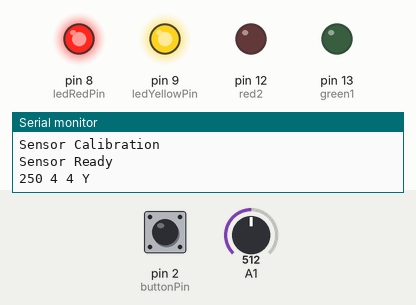
Bench run of a sketch on a simulated Arduino Uno, built with avr-gcc and run on an emulated ATmega328P. Shown: output pins drawn as LEDs (lit = HIGH), the last lines printed to the serial monitor. Dashed ring = blinking. Inputs (shaded band) come from the test bench; at power-on: A1 = 512, pin 2 (buttonPin) HIGH.

Above: at 3.2 s.
3.3 s: A1 set to 87
At 4.95 s:
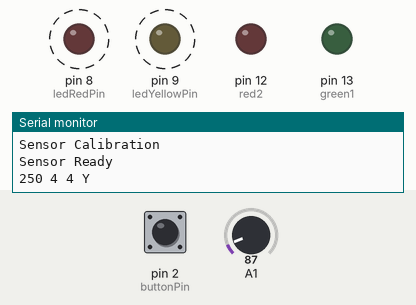
6.9 s: A1 set to 76
At 7.7 s:
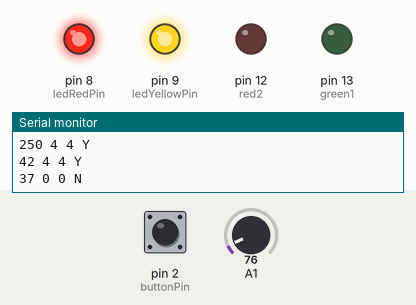
11.1 s: A1 set to 30
At 11.75 s:
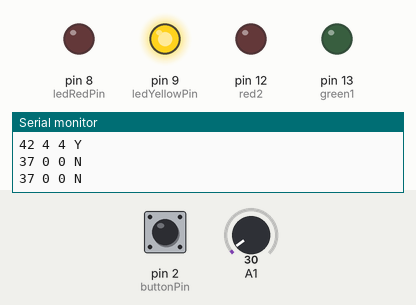
Timing chart, 0 to 21.8 s (numbered marks = the images above; inputs shaded):
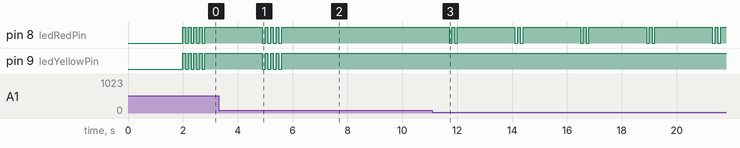

The sketch:

sketch_apr10a.ino
```cpp
const int ledRedPin = 8;     // the number of the pushbutton pin
const int ledYellowPin =  9;      // the number of the LED pin
const int buttonPin = 2;
const int red2 = 12;
const int pir = 11;
const int green1 = 13;
volatile int which = 0;
void setup() {
  // put your setup code here, to run once

  // initialize the LED pin as an output:
  pinMode(ledRedPin, OUTPUT);
  pinMode(ledYellowPin, OUTPUT);
  pinMode(red2,OUTPUT);
  pinMode(green1,OUTPUT);
  pinMode(buttonPin,INPUT);digitalWrite(buttonPin,HIGH);
  digitalWrite(ledRedPin,LOW);
  digitalWrite(ledYellowPin,LOW);

  Serial.begin(9600);

  Serial.println("Sensor Calibration");
  delay(1000);
  Serial.println("Sensor Ready");
  delay(1000);
  attachInterrupt(0,ledISR,FALLING);
}

void loop() {
  // put your main code here, to run repeatedly:
  unsigned long int tempValue = analogRead(A1);

  unsigned long int voltPin = tempValue*(double)(5000.0/1024.0);
  unsigned long int temp = (double)voltPin/10.0;
  //Serial.println(temp);
  int cr = 0,cy = 0;  //count number of blinks
  int y = 0;
  if(temp<30){
  digitalWrite(ledRedPin,HIGH);
  delay(100);
  digitalWrite(ledRedPin,LOW);
  delay(100);
  digitalWrite(ledRedPin,HIGH);
  delay(100);
  digitalWrite(ledRedPin,LOW);
  delay(100);
  digitalWrite(ledRedPin,HIGH);
  cr+=2;
  }
  else if(temp >30 && temp >40){

  digitalWrite(ledRedPin,HIGH);digitalWrite(ledYellowPin,HIGH);
  delay(100);
  digitalWrite(ledRedPin,LOW);digitalWrite(ledYellowPin,LOW);
  delay(100);
  digitalWrite(ledRedPin,HIGH);digitalWrite(ledYellowPin,HIGH);
  delay(100);
  digitalWrite(ledRedPin,LOW);digitalWrite(ledYellowPin,LOW);
  delay(100);
  digitalWrite(ledRedPin,HIGH);digitalWrite(ledYellowPin,HIGH);
  delay(100);
  digitalWrite(ledRedPin,LOW);digitalWrite(ledYellowPin,LOW);
  delay(100);
  digitalWrite(ledRedPin,HIGH);digitalWrite(ledYellowPin,HIGH);
  delay(100);
  digitalWrite(ledRedPin,LOW);digitalWrite(ledYellowPin,LOW);
  delay(100);
  digitalWrite(ledRedPin,HIGH);digitalWrite(ledYellowPin,HIGH);
    cr+=4;cy+=4;y=1;
  }else if(temp>40){
    digitalWrite(ledYellowPin,HIGH);
  delay(100);
  digitalWrite(ledYellowPin,LOW);
  delay(100);
  digitalWrite(ledYellowPin,HIGH);
  delay(100);
  digitalWrite(ledYellowPin,LOW);
  delay(100);
  digitalWrite(ledYellowPin,HIGH);
  delay(100);
  digitalWrite(ledYellowPin,LOW);
  delay(100);
  digitalWrite(ledYellowPin,HIGH);
  delay(100);
  digitalWrite(ledYellowPin,LOW);
  delay(100);
  digitalWrite(ledYellowPin,HIGH);
  delay(100);
  digitalWrite(ledYellowPin,LOW);
  delay(100);
  digitalWrite(ledYellowPin,HIGH);
    cy+=6;y=1;
  }
  Serial.print(temp);
  Serial.print(" ");
  Serial.print(cr);

  Serial.print(" ");
  Serial.print(cy);

  Serial.print(" ");
  if(y==1)
  Serial.println("Y");
  else Serial.println("N");

  delay(2000);
}


void ledISR (){
  if(which ==0){
    int val = digitalRead(pir);
    if(val == 1){
      digitalWrite(red2,HIGH);
      delayMicroseconds(1000000);
      digitalWrite(red2,LOW);
    }
    which =1;
  }
  else if(which ==1){
    int ldrval = analogRead(A2);
    int tres = 700;
    if(ldrval>700){

      digitalWrite(green1,HIGH);
      delayMicroseconds(500000);

      digitalWrite(green1,LOW);
      delayMicroseconds(500000);

      digitalWrite(green1,HIGH);
      delayMicroseconds(500000);

      digitalWrite(green1,LOW);
      delayMicroseconds(500000);

      digitalWrite(green1,HIGH);
      delayMicroseconds(500000);

      digitalWrite(green1,LOW);
      delayMicroseconds(500000);
    }else{
      delayMicroseconds(1000000);
    }
    which = 2;

  }
  else{

  }
}
```

Measured:
- the behaviour switches between 84 and 83 on A1 (found by bisection; images 1 and 2)
- after the input at 6.9 s, pin 8 (ledRedPin), pin 9 (ledYellowPin): stops changing and stays HIGH
- after the input at 11.1 s, pin 8 (ledRedPin): HIGH → LOW after 0.60 s, then repeats every 2.4 s: HIGH 0.10 s, LOW 0.10 s, HIGH 2.1 s, LOW 0.10 s
- by itself, pin 8 (ledRedPin), pin 9 (ledYellowPin): alternates HIGH for 0.10 s and LOW for 0.10 s, 8 changes in all, then stays HIGH
